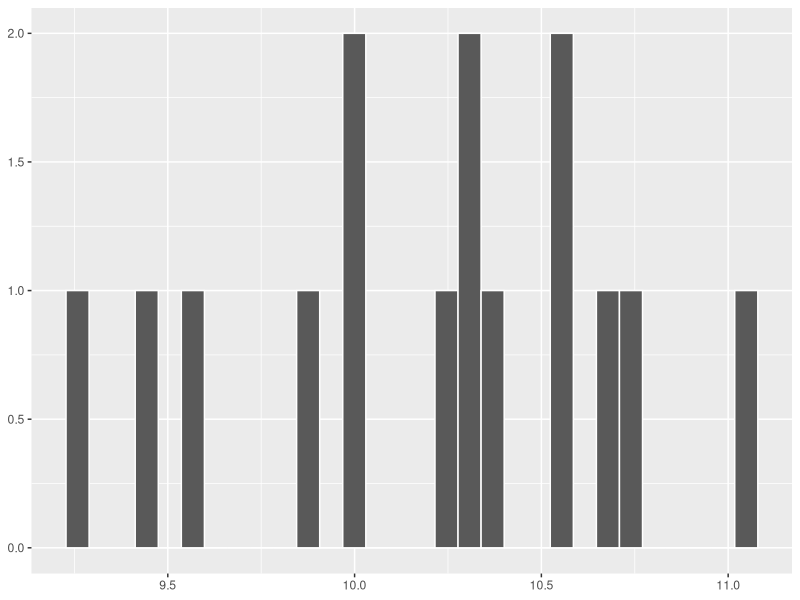
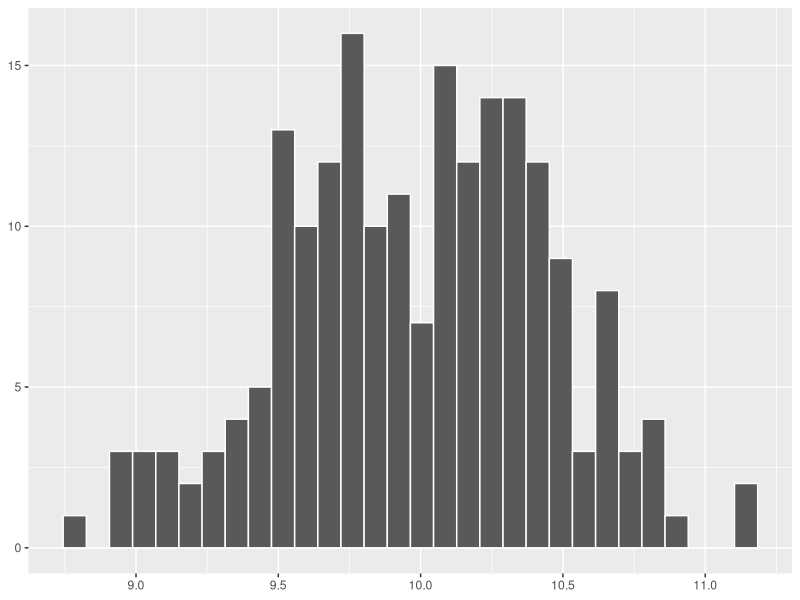
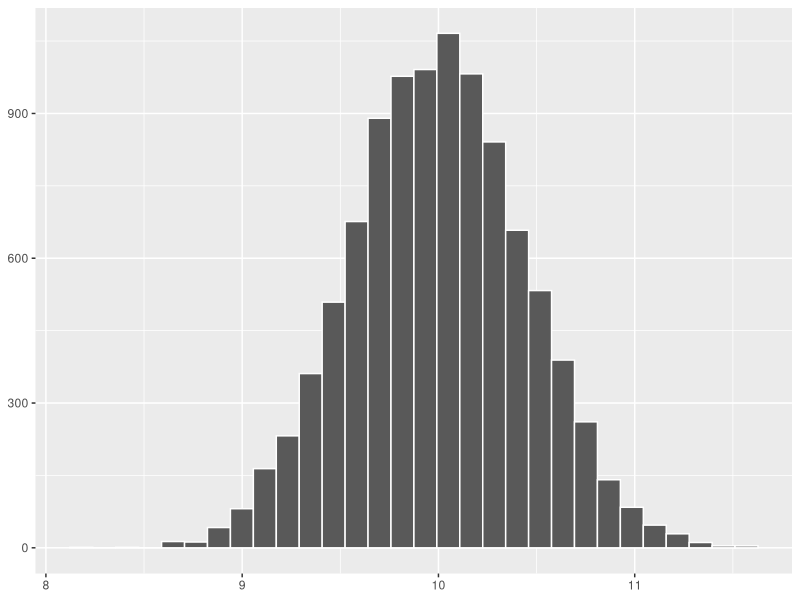
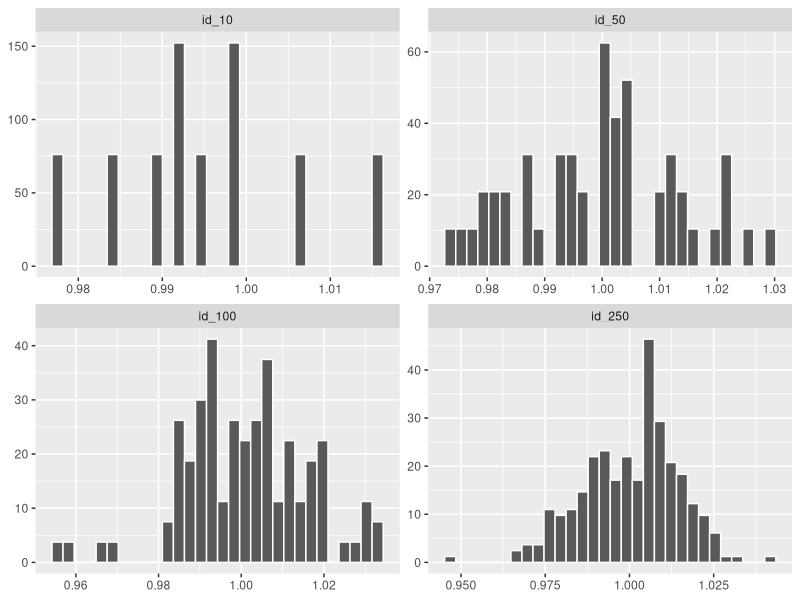
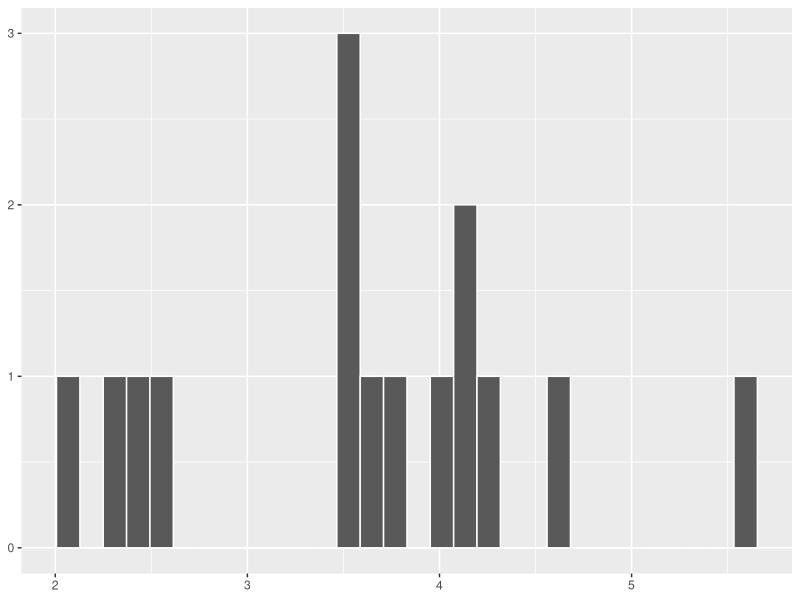
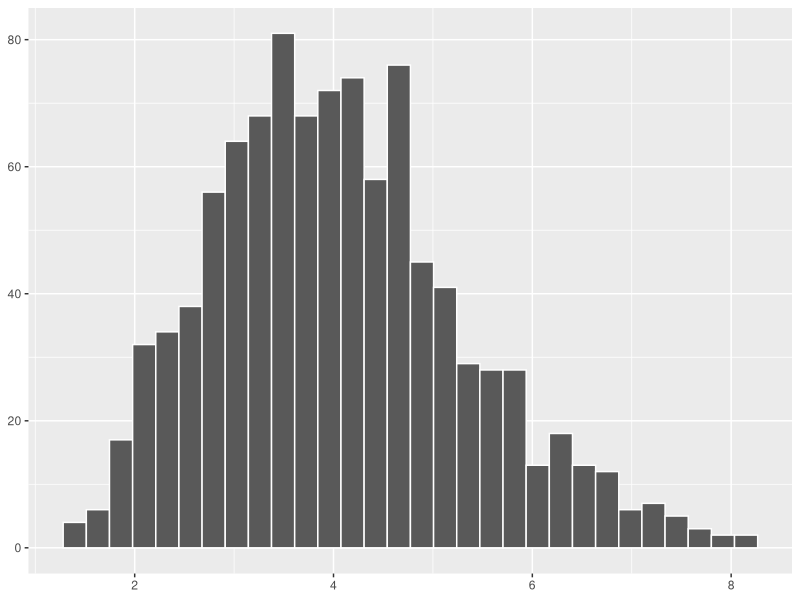
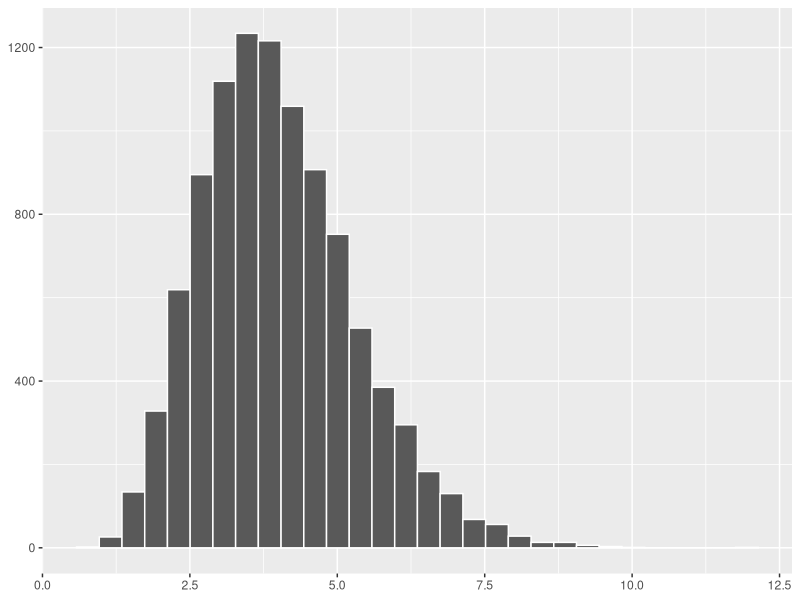
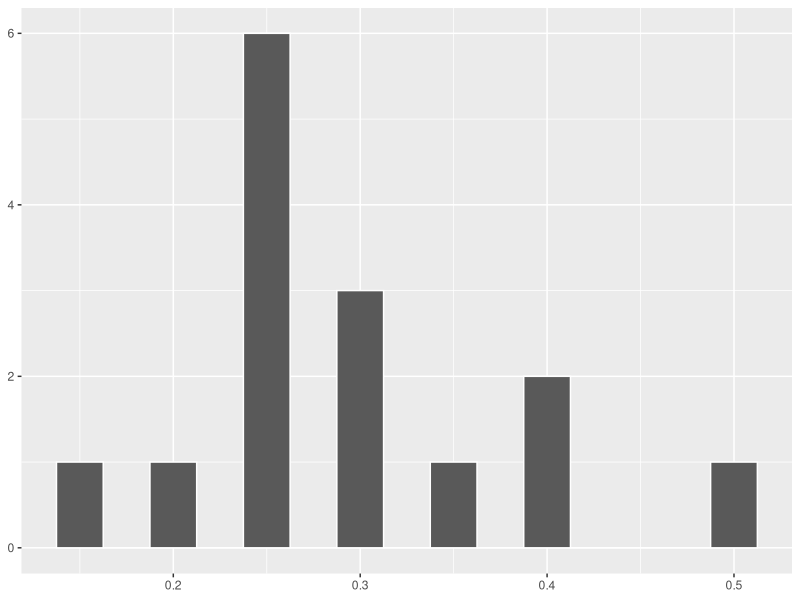

Source code (R) for these figures, in order:
## ---- chunk 1
library(ggplot2)
n = 15
matriz_aux = matrix(NA,nrow=20,ncol=n)
for(j in 1:ncol(matriz_aux)){matriz_aux[,j]=rnorm(20,mean=10,sd=2)}
medias = data.frame(x=1:ncol(matriz_aux),y=colMeans(matriz_aux))
ggplot(medias,aes(y)) +
  geom_histogram(color = "white") +
  theme(axis.title = element_blank())
## ---- chunk 2
n = 200
matriz_aux = matrix(NA,nrow=20,ncol=n)
for(j in 1:ncol(matriz_aux)){matriz_aux[,j]=rnorm(20,mean=10,sd=2)}
medias = data.frame(x=1:ncol(matriz_aux),y=colMeans(matriz_aux))
ggplot(medias,aes(y)) +
  geom_histogram(color = "white") +
  theme(axis.title = element_blank())
## ---- chunk 3
n = 10000
matriz_aux = matrix(NA,nrow=20,ncol=n)
for(j in 1:ncol(matriz_aux)){matriz_aux[,j]=rnorm(20,mean=10,sd=2)}
medias = data.frame(x=1:ncol(matriz_aux),y=colMeans(matriz_aux))
ggplot(medias,aes(y)) +
  geom_histogram(color = "white") +
  theme(axis.title = element_blank())
## ---- chunk 4
matriz_aux_10 = matrix(NA,nrow=5000,ncol=10)
matriz_aux_50 = matrix(NA,nrow=5000,ncol=50)
matriz_aux_100 = matrix(NA,nrow=5000,ncol=100)
matriz_aux_250 = matrix(NA,nrow=5000,ncol=250)
for(j in 1:ncol(matriz_aux_10)){matriz_aux_10[,j]=rexp(5000,rate=1)}
for(j in 1:ncol(matriz_aux_50)){matriz_aux_50[,j]=rexp(5000,rate=1)}
for(j in 1:ncol(matriz_aux_100)){matriz_aux_100[,j]=rexp(5000,rate=1)}
for(j in 1:ncol(matriz_aux_250)){matriz_aux_250[,j]=rexp(5000,rate=1)}
medias_10 = data.frame(x=1:ncol(matriz_aux_10),y=colMeans(matriz_aux_10),label="id_10")
medias_50 = data.frame(x=1:ncol(matriz_aux_50),y=colMeans(matriz_aux_50),label="id_50")
medias_100 = data.frame(x=1:ncol(matriz_aux_100),y=colMeans(matriz_aux_100),label="id_100")
medias_250 = data.frame(x=1:ncol(matriz_aux_250),y=colMeans(matriz_aux_250),label="id_250")
tudo = rbind(medias_10,medias_50,medias_100,medias_250)
tudo$label = factor(tudo$label, levels = c("id_10", "id_50", "id_100", "id_250"))
ggplot(tudo,aes(y)) +
  geom_histogram(aes(y=..density..),color = "white") +
  facet_wrap(~label, scales = "free") +
  theme(axis.title = element_blank())
## ---- chunk 5
n = 15
matriz_aux = matrix(NA,nrow=20,ncol=n)
for(j in 1:ncol(matriz_aux)){matriz_aux[,j]=rnorm(20,mean=10,sd=2)}
variancias = data.frame(x=1:ncol(matriz_aux),y=apply(matriz_aux,2,var))
ggplot(variancias,aes(y)) +
  geom_histogram(color = "white") +
  theme(axis.title = element_blank())
## ---- chunk 6
n = 1000
matriz_aux = matrix(NA,nrow=20,ncol=n)
for(j in 1:ncol(matriz_aux)){matriz_aux[,j]=rnorm(20,mean=10,sd=2)}
variancias = data.frame(x=1:ncol(matriz_aux),y=apply(matriz_aux,2,var))
ggplot(variancias,aes(y)) +
  geom_histogram(color = "white") +
  theme(axis.title = element_blank())
## ---- chunk 7
n = 10000
matriz_aux = matrix(NA,nrow=20,ncol=n)
for(j in 1:ncol(matriz_aux)){matriz_aux[,j]=rnorm(20,mean=10,sd=2)}
variancias = data.frame(x=1:ncol(matriz_aux),y=apply(matriz_aux,2,var))
ggplot(variancias,aes(y)) +
  geom_histogram(color = "white") +
  theme(axis.title = element_blank())
## ---- chunk 8
library(ggplot2)
n = 15
matriz_aux = matrix(NA,nrow=20,ncol=n)
for(j in 1:ncol(matriz_aux)){matriz_aux[,j]=rbinom(20,1,prob=0.3)}
medias = data.frame(x=1:ncol(matriz_aux),y=colMeans(matriz_aux))
ggplot(medias,aes(y)) +
  geom_histogram(color = "white", bins = 15) +
  theme(axis.title = element_blank())
## ---- chunk 9
n = 200
matriz_aux = matrix(NA,nrow=20,ncol=n)
for(j in 1:ncol(matriz_aux)){matriz_aux[,j]=rbinom(20,1,prob=0.3)}
medias = data.frame(x=1:ncol(matriz_aux),y=colMeans(matriz_aux))
ggplot(medias,aes(y)) +
  geom_histogram(color = "white", bins = 15) +
  theme(axis.title = element_blank())
## ---- chunk 10
n = 10000
matriz_aux = matrix(NA,nrow=20,ncol=n)
for(j in 1:ncol(matriz_aux)){matriz_aux[,j]=rbinom(20,1,prob=0.3)}
medias = data.frame(x=1:ncol(matriz_aux),y=colMeans(matriz_aux))
ggplot(medias,aes(y)) +
  geom_histogram(color = "white", bins = 15) +
  theme(axis.title = element_blank())
